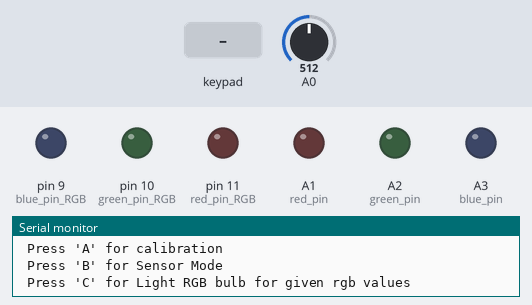
Simulated run of this sketch. Board: Arduino Uno, built with avr-gcc and run on an emulated ATmega328P. On the bench: output pins drawn as LEDs (lit = HIGH), the last lines printed to the serial monitor. Dashed ring = blinking. The test bench sets the inputs (shaded band); at power-on: A0 = 512.

Above: at 1.2 s.
1.3 s: key 'B' pressed
At 1.55 s:
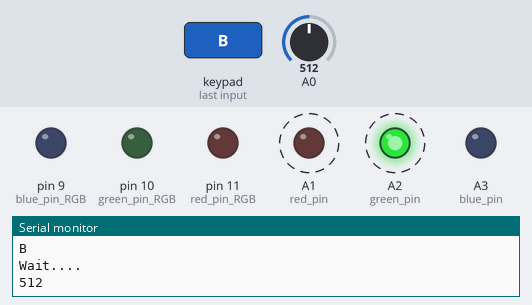
At 2.35 s:
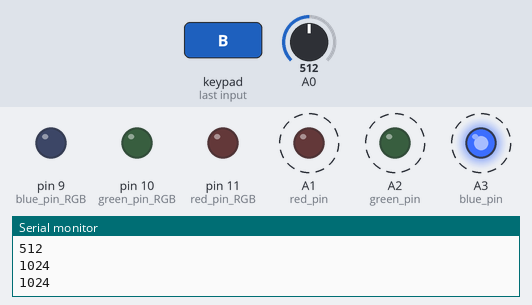
4.3 s: keypad keys 1 2 8 7 6 # pressed 0.4 s apart
8.2 s: key 'A' pressed
9.7 s: keypad keys 1 2 8 7 6 A pressed 0.4 s apart
At 11.76 s:
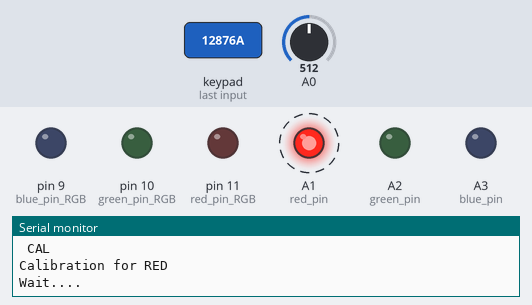
15.0 s: key '1' pressed
Timing chart, 0 to 17.5 s (numbered marks = the images above; inputs shaded):
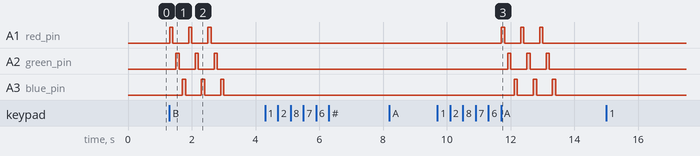

The sketch:

without_LCD.ino
```cpp
#include <Keypad.h>
/*#include <LiquidCrystal_I2C.h>
LiquidCrystal_I2C lcd(0x20,16,2);*/


const byte ROWS = 4; //four rows
const byte COLS = 4; //four columns
//define the cymbols on the buttons of the keypads
char hexaKeys[ROWS][COLS] = {
  {'1','2','3','A'},
  {'4','5','6','B'},
  {'7','8','9','C'},
  {'*','0','#','D'}
};
byte rowPins[ROWS] = {12,8,7,6};//connect to the row pinouts of the keypad
byte colPins[COLS] = {5,4,3,2};//connect to the column pinouts of the keypad

//initialize an instance of class NewKeypad
Keypad customKeypad = Keypad( makeKeymap(hexaKeys), rowPins, colPins, ROWS, COLS);

// pines for led in sensor
const byte red_pin = A1;
const byte green_pin = A2;
const byte blue_pin = A3;

int Red_max = 328;
int Green_max = 95;
int Blue_max = 112;

// pines for RGB led
int red_pin_RGB = 11 ;
int green_pin_RGB= 10 ;
int blue_pin_RGB = 9;
char led;  //??
int Sample_f_red,Sample_f_green,Sample_f_blue,value_ldr; //????
String num="";

// arrays
int r_ar[30]; // for R value of RGB values
int rv_ar[30]; // for corresponding voltage value
int g_ar[30];
int gv_ar[30];
int b_ar[30];
int bv_ar[30];

//sensor & calib output variables
int R,G,B,r,g,b;

void setup()
{
Serial.begin(9600);
Serial.print("Select Mode\n Press 'A' for calibration\n Press 'B' for Sensor Mode \n Press 'C' for Light RGB bulb for given rgb values\n");
//sensor
pinMode(red_pin,OUTPUT);
pinMode(green_pin,OUTPUT);
pinMode(blue_pin,OUTPUT);
pinMode(A0,INPUT);
//RGB LED
pinMode(red_pin_RGB,OUTPUT);
pinMode(green_pin_RGB,OUTPUT);
pinMode(blue_pin_RGB,OUTPUT);

 /*
 // lcd initialize
  lcd.begin(16,2);
  lcd.setCursor(0,0);
  lcd.print("CAL:-'A'");
  lcd.setCursor(8,0);
  lcd.print("SEN:-'B'");
  lcd.setCursor(0,1);
  lcd.print("RGB:-'C'");
  lcd.setCursor(8,1);
  lcd.print("Menu:-'D'");*/

}

void loop()
{
   char key = customKeypad.getKey();
   if (key)
   {
    Serial.println(key);
    if (key == 'A') {calibration();}              // Mode-1  Calibration                           ******************************
    if (key == 'B'){Sensor();}                    // Mode-2  Sensoring                             ******************************
    if (key == 'C'){Light_RGB_Given_Values();}    // Mode-3  Light RGB bulb for given rgb values   ******************************
    if (key == 'D'){Menu();}
   }
   else{setColor(0,0,0);}
}

void setColor(int redValue, int greenValue, int blueValue) {
  analogWrite(red_pin_RGB, redValue);
  analogWrite(green_pin_RGB, greenValue);
  analogWrite(blue_pin_RGB, blueValue);
}

void calibration()
{ Serial.println("\nRED - press 'A' GREEN - for press 'B' BLUE - press 'C' Finish-press'D'\n CAL" );
 /* normal_lcd(); //defined below
  lcd.print("CAL");*/
  while (1)
  {
  char key = customKeypad.getKey();
  if (key=='D'){/*lcd.clear(); lcd.setCursor(0,0);lcd.print("Calibaration over");*/ break;} // finishing calib
  switch (key)
  {
    case 'A':
  Serial.print("Calibration for RED\n");
  Getvalues();
 /* normal_lcd();
  lcd.print("CAL");
  lcd.setCursor(11,1);
  lcd.print("R");*/
  rv_ar[0]=R;
  gv_ar[0]=G;
  bv_ar[0]=B;
  Serial.print("\n R = ");
  r = value(1);
  g = value(2);
  b = value(3);
  r_ar[0]=r;
  g_ar[0]=g;
  b_ar[0]=b;
  break;

    case 'B':
  Serial.print("\nCalibration for GREEN\n");
   Getvalues();
  /*normal_lcd();
  lcd.print("CAL");
  lcd.setCursor(11,1);
  lcd.print("G");*/
  rv_ar[1]=R;
  gv_ar[1]=G;
  bv_ar[1]=B;
  Serial.print("\n G = ");
  r = value(1);
  g = value(2);
  b = value(3);
  r_ar[1]=r;
  g_ar[1]=g;
  b_ar[1]=b;
  break;

     case 'C':
  Serial.print("\nCalibration for BLUE\n");
   Getvalues();
  /*normal_lcd();
  lcd.print("CAL");
  lcd.setCursor(11,1);
  lcd.print("B");*/
  rv_ar[2]=R;
  gv_ar[2]=G;
  bv_ar[2]=B;
  Serial.print("\n B = ");
  r = value(1);
  g = value(2);
  b = value(3);
  r_ar[2]=r;
  g_ar[2]=g;
  b_ar[2]=b;
  break;
  }}}


void Sensor()
{

 Getvalues();


 Serial.print("\nR value = ");
 int r_f = mapping(R,Red_max);
 Serial.print(r_f);

 Serial.print("\nG value = ");
 int g_f = mapping(G,Green_max);
 Serial.print(g_f);

 Serial.print("\nB value = ");
 int b_f = mapping(B,Blue_max);
 Serial.print(b_f);

 //display in lcd
/* lcd.clear();
 lcd.setCursor(0,0);
 lcd.print("R: "+ String(r_f));
 lcd.setCursor(8,0);
 lcd.print("G: "+String(g_f));
 lcd.setCursor(0,1);
 lcd.print("B: "+String(b_f));
 lcd.setCursor(13,1);
 lcd.print("SEN");*/

}

// for sensor
void Getvalues()
{int Rv=0;int Gv=0;int Bv=0;
/* lcd.clear();
 lcd.print("Wait...");*/
 Serial.println("Wait....");
  for (int i =0 ; i < 3; i++)
  {
    digitalWrite(red_pin,HIGH);
    delay(100);
    Rv+=analogRead(A0);
    Serial.println(Rv);
    digitalWrite(red_pin,LOW);
    delay(100);

    digitalWrite(green_pin,HIGH);
    delay(100);
    Gv+=analogRead(A0);
    Serial.println(Gv);
    digitalWrite(green_pin,LOW);
    delay(100);

    digitalWrite(blue_pin,HIGH);
    delay(100);
    Bv+=analogRead(A0);
    Serial.println(Bv);
    digitalWrite(blue_pin,LOW);
    delay(100);
  }
  R=round(1023-Rv/3);G=round(1023-Gv/3);B=round(1023-Bv/3);
  Serial.println(R); Serial.println(G); Serial.println(B);
  ;
}


int mapping(int Sample_ldr,int max_ )
{
    int Sample_f = map(Sample_ldr,0,max_,0,255);
    if (Sample_f > 255) { Sample_f = 255; }
    if (Sample_f < 0)   { Sample_f = 0;   }
    return Sample_f;
}

void Light_RGB_Given_Values()
{ //lcd
  /* normal_lcd();
   lcd.print("RGB");*/

  Serial.print("\n R = ");
  int check = value(1);
  if (check == 10000){return;}
  int r = check;
  Serial.print(" G = ");
  check = value(2);
  if (check == 10000){return;}
  int g = check;
  Serial.print(" B = ");
  check = value(3);
  if (check == 10000){return;}
  int b = check;
  setColor(r, g, b); //for common cathode
  delay(5000);

}

int value(int color) //1-Red 2- Green 3- Blue   // when press 'D' , the main mode should return to the menu (we have to code this)
{
  int val = 0;
  num="";
  while(1)
  { int k=0;
  char key = customKeypad.getKey();
  if (key)
  { if (key!= NO_KEY && key =='D'){ return 10000;}
  else if (key!= NO_KEY &&(key == '1' || key == '2'|| key=='3'||key=='4'||key=='5'||key=='6'||key=='7'||key=='8'||key=='9'||key=='0'))
    {
       num = num+key;
       Serial.println(num);
       //condition for printing value near color
       if (color == 1)
        Serial.print("R");
        /*lcd.setCursor(3,0);
        lcd.print(num);*/}
       else if (color ==2){
        Serial.print("G");
        /*lcd.setCursor(11,0);
        lcd.print(num);*/}
       else if (color ==3){
        Serial.print("B");
        /*lcd.setCursor(3,1);
        lcd.print(num);*/}
       }
  else if (key == '#')
  {
    val = num.toInt();
    Serial.println(num);
    return val;
  }
}}

int looping()
{
  int average = 0 ;
  for (int i = 0; i<5 ;i++){average += analogRead(A0);
  delay(50);}
  return average/5;
}

/*void normal_lcd()
{   lcd.clear();
   lcd.setCursor(0,0);
   lcd.print("R: ");
   lcd.setCursor(8,0);
   lcd.print("G: ");
   lcd.setCursor(0,1);
   lcd.print("B: ");
   lcd.setCursor(13,1);
}*/

void Menu(){
  /*lcd.setCursor(0,0);
  lcd.print("CAL:-'A'");
  lcd.setCursor(8,0);
  lcd.print("SEN:-'B'");
  lcd.setCursor(0,1);
  lcd.print("RGB:-'C'");
  lcd.setCursor(8,1);
  lcd.print("Menu:-'D'");  */
  Serial.print("Select Mode\n Press 'A' for calibration\n Press 'B' for Sensor Mode \n Press 'C' for Light RGB bulb for given rgb values\n");
  loop();
  }
```

Measured:
- after the input at 1.3 s, A1 (red_pin): alternates HIGH for 0.10 s and LOW for 0.50 s, 6 changes in all, then stays LOW, starting at once; A2 (green_pin): alternates HIGH for 0.10 s and LOW for 0.50 s, 6 changes in all, then stays LOW, starting after 0.20 s
- after the input at 9.7 s, A1 (red_pin): alternates HIGH for 0.10 s and LOW for 0.50 s, 6 changes in all, then stays LOW, starting after 2.0 s; A2 (green_pin): alternates HIGH for 0.10 s and LOW for 0.50 s, 6 changes in all, then stays LOW, starting after 2.2 s
